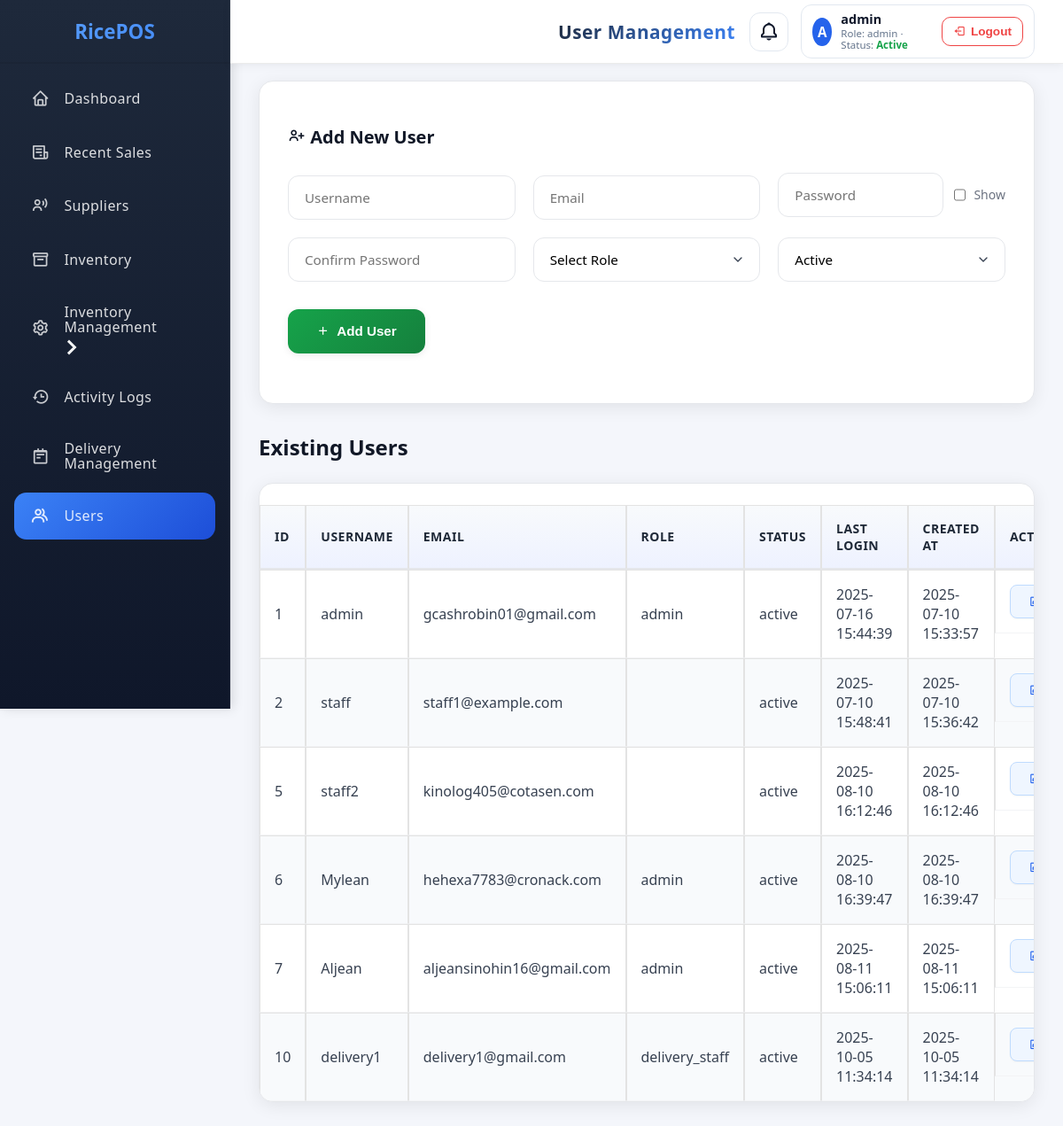
The app's page /public/users.php (signed in) with its own data.
### tables this page shows
CREATE TABLE `users` (
  `id` int NOT NULL,
  `username` varchar(50) NOT NULL,
  `email` varchar(100) NOT NULL,
  `password_hash` varchar(255) NOT NULL,
  `role` enum('admin','sales_staff','delivery_staff') NOT NULL DEFAULT 'sales_staff',
  `status` enum('active','inactive') NOT NULL DEFAULT 'active',
  `created_at` timestamp NOT NULL DEFAULT CURRENT_TIMESTAMP,
  `last_login` timestamp NOT NULL DEFAULT CURRENT_TIMESTAMP,
  `password_reset_token_hash` varchar(64) DEFAULT NULL,
  `password_reset_expires` datetime DEFAULT NULL
);

### includes/functions.php (called while the page is built, shortened)
<?php
require_once __DIR__ . '/db.php';
function get_all_users() {
    global $pdo;
    $stmt = $pdo->query('SELECT id, username, email, role, status, last_login, created_at FROM users');
    return $stmt->fetchAll();
}

### public/users.php (the view, shortened to what this page needs)
<?php
require_once __DIR__ . '/../includes/auth.php';
require_once __DIR__ . '/../includes/functions.php';
$edit_user = null;
$users = get_all_users();
?>
<!DOCTYPE html>
<html lang="en">
<head>
    <?php $cssVer = @filemtime(__DIR__ . '/assets/css/style.css') ?: time(); ?>
    <link rel="stylesheet" href="assets/css/style.css?v=<?php echo $cssVer; ?>">
    <link href='https://unpkg.com/boxicons@2.1.4/css/boxicons.min.css' rel='stylesheet'>
    <link rel="stylesheet" href="https://cdnjs.cloudflare.com/ajax/libs/animate.css/4.1.1/animate.min.css">
</head>
<body>
    <?php $activePage = 'users.php'; $pageTitle = 'User Management'; include __DIR__ . '/../includes/sidebar.php'; include __DIR__ . '/../includes/header.php'; ?>
    <main class="main-content">
        <div class="form-card">
        <?php if ($edit_user): ?>
            <h2 style="font-size: 1.25rem; font-weight: 700; color: #111827; margin-bottom: 1.5rem;">
                <i class='bx bx-edit'></i> Edit User
            </h2>
            <form method="post" class="user-form edit-form">
                <input type="hidden" name="edit_user" value="1">
                <input type="hidden" name="id" value="<?php echo $edit_user['id']; ?>">
                <input type="text" name="username" placeholder="Username" value="<?php echo htmlspecialchars($edit_user['username']); ?>" required>
                <input type="email" name="email" placeholder="Email" value="<?php echo htmlspecialchars($edit_user['email']); ?>" required>
                <select name="role" required>
                    <option value="">Select Role</option>
                    <option value="staff" <?php if ($edit_user['role']==='staff') echo 'selected'; ?>>Staff</option>
                    <option value="delivery_staff" <?php if ($edit_user['role']==='delivery_staff') echo 'selected'; ?>>Delivery Staff</option>
                    <option value="admin" <?php if ($edit_user['role']==='admin') echo 'selected'; ?>>Admin</option>
                </select>
                <select name="status" required>
                    <option value="">Select Status</option>
                    <option value="active" <?php if ($edit_user['status']==='active') echo 'selected'; ?>>Active</option>
                    <option value="inactive" <?php if ($edit_user['status']==='inactive') echo 'selected'; ?>>Inactive</option>
                </select>
                <div class="form-actions">
                    <button type="submit" name="edit_user" class="btn btn-edit">
                        <i class='bx bx-save'></i> Update User
                    </button>
                    <a href="users.php" class="btn btn-cancel">
                        <i class='bx bx-x'></i> Cancel
                    </a>
                </div>
            </form>
        <?php else: ?>
            <h2 style="font-size: 1.25rem; font-weight: 700; color: #111827; margin-bottom: 1.5rem;">
                <i class='bx bx-user-plus'></i> Add New User
            </h2>
            <form method="post" class="user-form add-form">
                <input type="text" name="username" placeholder="Username" required>
                <input type="email" name="email" placeholder="Email" required>
                <div class="password-field">
                    <input id="pw" type="password" name="password" placeholder="Password" required>
                    <label><input type="checkbox" id="showPw"> Show</label>
                </div>
                <input id="cpw" type="password" name="confirm_password" placeholder="Confirm Password" required>
                <select name="role" required>
                    <option value="">Select Role</option>
                </select>
                <select name="status" required>
                    <option value="active" selected>Active</option>
                </select>
                <div class="form-actions">
                    <button type="submit" name="add_user" class="btn btn-add">
                        <i class='bx bx-plus'></i> Add User
                    </button>
                </div>
            </form>
        <?php endif; ?>
        </div>
        <h3 class="section-heading">Existing Users</h3>
        <div class="table-card"><div class="table-scroll">
        <table class="user-table">
            <thead>
                <tr><th>ID</th><th>Username</th><th>Email</th><th>Role</th><th>Status</th><th>Last Login</th><th>Created At</th><th>Actions</th></tr>
            </thead>
            <tbody>
                <?php foreach ($users as $user): ?>
                    <tr>
                        <td><?php echo $user['id']; ?></td>
                        <td><?php echo htmlspecialchars($user['username']); ?></td>
                        <td><?php echo htmlspecialchars($user['email']); ?></td>
                        <td><?php echo $user['role']; ?></td>
                        <td><?php echo $user['status']; ?></td>
                        <td><?php echo $user['last_login'] ? $user['last_login'] : '-'; ?></td>
                        <td><?php echo $user['created_at']; ?></td>
                        <td class="actions">
                            <a href="users.php?edit=<?php echo $user['id']; ?>" class="btn btn-edit">
                                <i class='bx bx-edit'></i> Edit
                            </a>
                        </td>
                    </tr>
                <?php endforeach; ?>
            </tbody>
        </table>
        </div></div>
    </main>
</body>
</html>

### public/assets/css/style.css (style rules this page uses)
:root { --sidebar-width: 260px; --header-height: 72px; }
*, *::before, *::after { box-sizing: border-box; }
body { margin: 0; font-family: 'Segoe UI', Arial, sans-serif; background: #f4f6fb; color: #222; overflow-y: scroll; scrollbar-gutter: stable both-edges; overflow-x: hidden; }
.user-table { width: 100%; border-collapse: collapse; margin-top: 1.5rem; }
.user-table th, .user-table td { border: 1px solid #e3e3e3; padding: 0.75rem 1rem; text-align: left; }
.user-table th { background: #f4f6fb; }
.user-table tr:nth-child(even) { background: #f8fafc; }
.user-form { display: flex; gap: 1rem; margin-bottom: 1.5rem; flex-wrap: wrap; }
.user-form input, .user-form select { padding: 0.5rem; border-radius: 5px; border: 1px solid #dbeafe; font-size: 1rem; }
.user-form button { background: #2d6cdf; color: #fff; border: none; border-radius: 5px; padding: 0.5rem 1.2rem; font-size: 1rem; cursor: pointer; transition: background 0.2s; }
.btn { display: inline-flex; align-items: center; justify-content: center; gap: 0.45em; padding: 0.6rem 1rem; border: 1px solid #d1d5db; border-radius: 15px; font-size: 0.98rem; font-weight: 700; background: #ffffff; color: #111827; cursor: pointer; transition: background 0.18s ease, border-color 0.18s ease, color 0.18s ease, box-shadow 0.18s ease, transform 0.12s ease; outline: none; text-decoration: none; min-width: 0; box-shadow: 0 1px 2px rgba(0,0,0,0.04); }
.main-content { padding: 1.2rem 1.2rem 1.2rem 1rem; padding-top: calc(1.2rem + var(--header-height)) !important; background:#f7f9fc; margin-left: var(--sidebar-width) !important; min-height: 100dvh; }
html, body { height: 100%; }
body { display: block !important; }
.main-content { min-width: 0; }
.btn-add { border-color: #4ade80; color: #22c55e; }
.btn-edit { border-color: #60a5fa; color: #2563eb; }
.user-form button.btn { margin-top: 0.2em; }
.user-table .btn { margin-right: 0.2em; }

### includes/header.php (style rules this page uses)
:root { --sidebar-width:260px; --header-height:72px; }
.main-content { margin-left: var(--sidebar-width, 260px); padding-top: var(--header-height, 72px); min-height: 100vh; width: auto; max-width: 100%; }

### records on screen
users: id "1", username "admin", email "gcashrobin01@gmail.com", role "admin", status "active", last_login "2025-07-16 15:44:39", created_at "2025-07-10 15:33:57"
users: id "2", username "staff", email "staff1@example.com", status "active", last_login "2025-07-10 15:48:41", created_at "2025-07-10 15:36:42"
users: id "5", username "staff2", email "kinolog405@cotasen.com", status "active", last_login "2025-08-10 16:12:46", created_at "2025-08-10 16:12:46"
users: id "6", username "Mylean", email "hehexa7783@cronack.com", role "admin", status "active", last_login "2025-08-10 16:39:47", created_at "2025-08-10 16:39:47"
users: id "7", username "Aljean", email "aljeansinohin16@gmail.com", role "admin", status "active", last_login "2025-08-11 15:06:11", created_at "2025-08-11 15:06:11"
users: id "10", username "delivery1", email "delivery1@gmail.com", role "delivery_staff", status "active", last_login "2025-10-05 11:34:14", created_at "2025-10-05 11:34:14"

### other values on screen
$computedTitle "User Management"
$initials "A"
$u "admin"
$r "admin"
